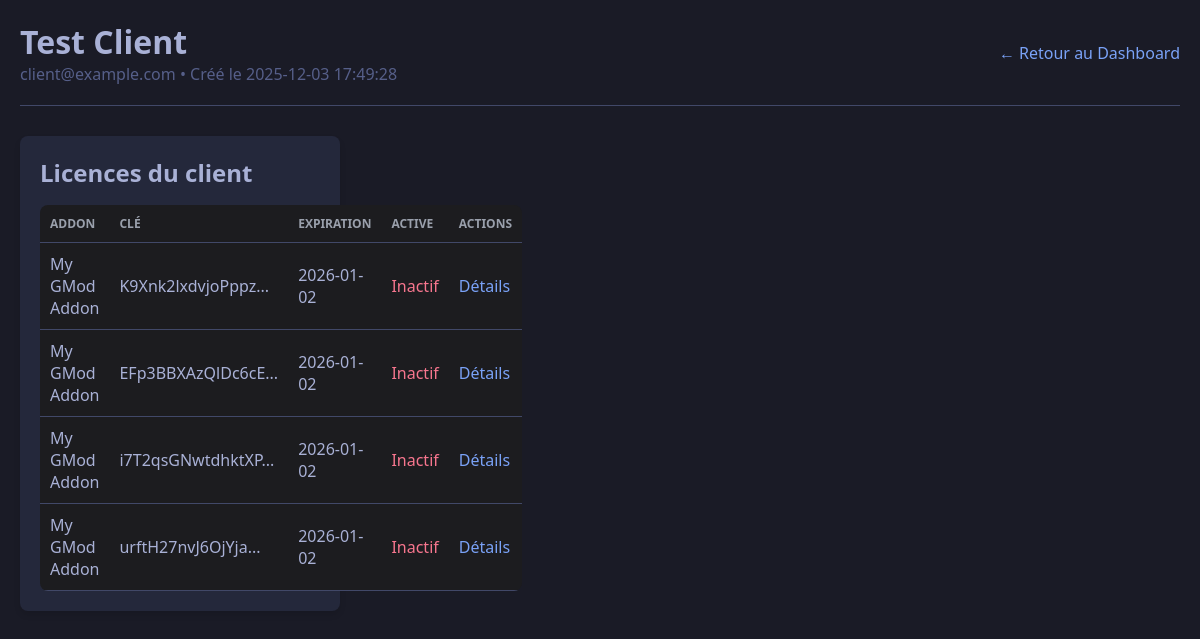
Page /clients/1 (signed in) on the committed database.
### tables this page shows
CREATE TABLE clients (
            id INTEGER PRIMARY KEY AUTOINCREMENT,
            name TEXT NOT NULL,
            email TEXT,
            created_at TIMESTAMP DEFAULT CURRENT_TIMESTAMP
        );

CREATE TABLE licenses (
            id INTEGER PRIMARY KEY AUTOINCREMENT,
            key TEXT UNIQUE NOT NULL,
            client_id INTEGER,
            addon_id INTEGER,
            generated_at TEXT,
            last_regen TEXT,
            expiration TEXT,
            active INTEGER DEFAULT 1,
            FOREIGN KEY(client_id) REFERENCES clients(id),
            FOREIGN KEY(addon_id) REFERENCES addons(id)
        );

CREATE TABLE addons (
            id INTEGER PRIMARY KEY AUTOINCREMENT,
            name TEXT NOT NULL,
            version TEXT,
            description TEXT
        );

### dashboard/admin.py (the view)
@app.get("/clients/<int:client_id>")
def client_detail(client_id):
    guard = _guard()
    if guard:
        return guard
    return render_template(
        "client_detail.html",
        client=client_repo.get(client_id),
        licenses=license_repo.for_client(client_id),
    )

### dashboard/admin.py (called while the page is built)
def _guard():
    if not session.get("admin"):
        return redirect(url_for("login"))

### shared/models/client_repo.py (called while the page is built)
def _exec(sql, params=()):
    cur = _conn.execute(sql, params)
    _conn.commit()
    return cur

def get(client_id: int):
    row = _exec("SELECT * FROM clients WHERE id=?", (client_id,)).fetchone()
    return dict(row) if row else None

### shared/models/license_repo.py (called while the page is built)
def for_client(client_id):
    rows = _conn.execute(
        """SELECT licenses.*, addons.name AS addon_name
           FROM licenses
           LEFT JOIN addons ON addons.id=licenses.addon_id
           WHERE client_id=?
           ORDER BY generated_at DESC""",
        (client_id,),
    ).fetchall()
    return [dict(r) for r in rows]

### dashboard/templates/client_detail.html (shortened to what this page needs)
{% extends "layout.html" %}
{% block content %}
<header>
    <div>
        <h1>{{ client.name }}</h1>
        <p style="color: #565f89;">{{ client.email }} • Créé le {{ client.created_at }}</p>
    </div>
    <a href="{{ url_for('dashboard') }}" class="button">← Retour au Dashboard</a>
</header>
<section class="card">
    <h2>Licences du client</h2>
    {% if licenses %}
        <table>
            <thead>
                <tr>
                    <th>Addon</th>
                    <th>Clé</th>
                    <th>Expiration</th>
                    <th>Active</th>
                    <th>Actions</th>
                </tr>
            </thead>
            <tbody>
                {% for lic in licenses %}
                    <tr>
                        <td>{{ lic.addon_name }}</td>
                        <td><code>{{ lic.key[:16] }}...</code></td>
                        <td>{{ lic.expiration[:10] }}</td>
                        <td>
                            {% if lic.active %}
                                <span style="color: #9ece6a">Actif</span>
                            {% else %}
                                <span style="color: #f7768e">Inactif</span>
                            {% endif %}
                        </td>
                        <td><a href="{{ url_for('license_detail', license_id=lic.id) }}">Détails</a></td>
                    </tr>
                {% endfor %}
            </tbody>
        </table>
    {% else %}
        <p style="text-align: center; color: #565f89; padding: 20px;">Aucune licence pour ce client.</p>
    {% endif %}
</section>
{% endblock %}

### dashboard/templates/layout.html (shortened to what this page needs)
<!DOCTYPE html>
<html lang="fr">
<head>
    <link rel="stylesheet" href="{{ url_for('static', filename='css/app.css') }}">
</head>
<body>
    <div class="container">
        {% block content %}{% endblock %}
    </div>
</body>
</html>

### dashboard/static/css/app.css (style rules this page uses)
:root { color-scheme: dark; --bg: #111; --panel: #1c1c1f; --accent: #3f8efc; --text: #f5f5f5; --muted: #9aa0ac; }
* { box-sizing: border-box; font-family: "Segoe UI", sans-serif; margin: 0; padding: 0; }
body { background: var(--bg); color: var(--text); padding: 2rem; }
header { display: flex; justify-content: space-between; align-items: center; margin-bottom: 2rem; }
a { color: var(--accent); text-decoration: none; }
table { width: 100%; border-collapse: collapse; margin-top: 1rem; background: var(--panel); border-radius: 8px; overflow: hidden; }
th, td { padding: 0.75rem 1rem; border-bottom: 1px solid rgba(255,255,255,0.06); }
th { text-transform: uppercase; font-size: 0.75rem; color: var(--muted); }
section { margin-bottom: 2rem; background: var(--panel); padding: 1.5rem; border-radius: 10px; }
.card { background: var(--panel); padding: 2rem; border-radius: 12px; width: 320px; }
.card { animation: fadeIn 0.6s ease; }

### dashboard/templates/layout.html (style rules this page uses)
:root { --bg: #1a1b26; --fg: #a9b1d6; --card: #24283b; --primary: #7aa2f7; --danger: #f7768e; }
body { background: var(--bg); color: var(--fg); font-family: system-ui, sans-serif; margin: 0; padding: 20px; }
a { color: var(--primary); text-decoration: none; }
.container { max-width: 1200px; margin: 0 auto; }
header { display: flex; justify-content: space-between; align-items: center; margin-bottom: 30px; border-bottom: 1px solid #414868; padding-bottom: 20px; }
.card { background: var(--card); padding: 20px; border-radius: 8px; margin-bottom: 20px; box-shadow: 0 4px 6px rgba(0,0,0,0.1); }
table { width: 100%; border-collapse: collapse; }
th, td { padding: 10px; text-align: left; border-bottom: 1px solid #414868; }

### rows in the picture
clients: name "Test Client", email "client@example.com", created_at "2025-12-03 17:49:28"
licenses: addon_name "My GMod Addon", key "K9Xnk2lxdvjoPppz", expiration "2026-01-02", active "Inactif"
licenses: addon_name "My GMod Addon", key "EFp3BBXAzQlDc6cE", expiration "2026-01-02", active "Inactif"
licenses: addon_name "My GMod Addon", key "i7T2qsGNwtdhktXP", expiration "2026-01-02", active "Inactif"
licenses: addon_name "My GMod Addon", key "urftH27nvJ6OjYja", expiration "2026-01-02", active "Inactif"
